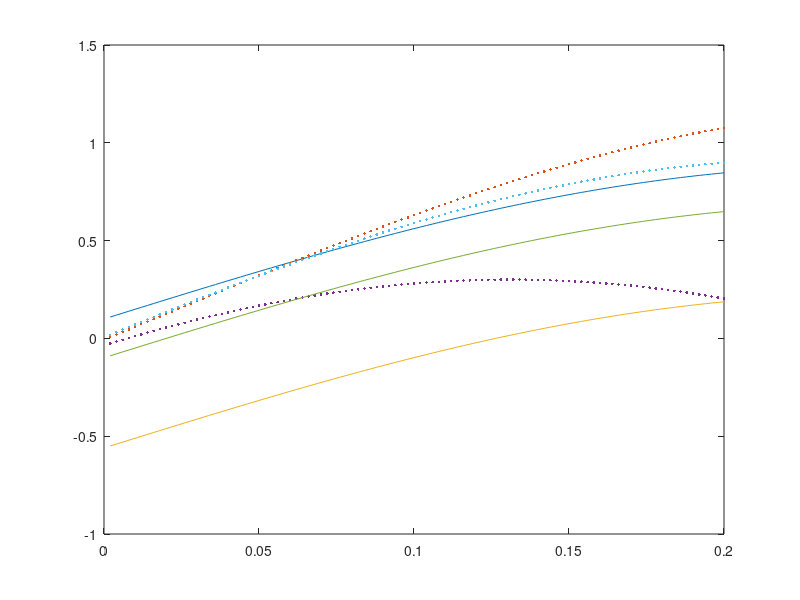

Recreate this plot in MATLAB.
clear all;  
for numb = 1:3
        data = [];
        load torque_data;
        
        data = torque_data(numb).d;
        time = data(:,1);
        torque = data(:,[2 3]);
        thetad = data(:,[4 5]);
        theta_dot_d = data(:,[6 7]);
        theta_ddot_d = data(:,[8 9]);
        
        plot(time,thetad(:,1),time,thetad(:,2),'.');
        hold on;
       
        
end 
